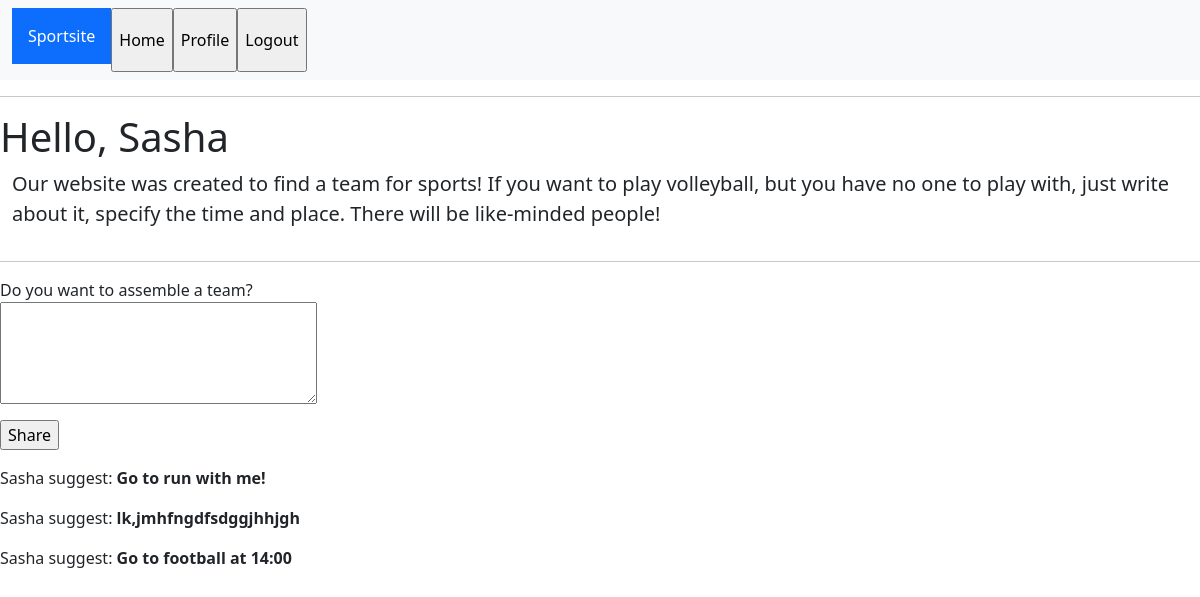
The page /general (signed in) on the database its author committed.
### app/models.py (models this page shows, shortened)
class User(UserMixin, db.Model):
    id = db.Column(db.Integer, primary_key=True)
    username = db.Column(db.String(64), index=True, unique=True)
    email = db.Column(db.String(120), index=True, unique=True)
    password_hash = db.Column(db.String(128))
    events = db.relationship('Events', backref='sport', lazy='dynamic')
    about_me = db.Column(db.String(140))
    last_seen = db.Column(db.DateTime, default=datetime.utcnow())
    followed = db.relationship(
        'User', secondary=followers,
        primaryjoin=(followers.c.follower_id == id),
        secondaryjoin=(followers.c.followed_id == id),
        backref=db.backref('followers', lazy='dynamic'), lazy='dynamic')

class Events(db.Model):
    id = db.Column(db.Integer, primary_key=True)
    author = db.relationship('User')
    body = db.Column(db.String(140))
    timestamp = db.Column(db.DateTime, index=True, default=datetime.utcnow)
    user_id = db.Column(db.Integer, db.ForeignKey('user.id'))

### app/routes.py (the view)
@app.route('/', methods=['GET', 'POST'])
@app.route('/general', methods=['GET', 'POST'])
def general():
    events = Events.query.order_by(Events.timestamp).all()[-3:]
    form = EventsForm()
    if form.validate_on_submit():
        event = Events(body=form.event.data, user_id=current_user.id)
        db.session.add(event)
        db.session.commit()
        flash('You suggested an event!')
        return redirect(url_for('general'))
    if current_user.is_authenticated:
        user = User.query.filter_by(username=current_user.username).first_or_404()
        return render_template('general.html', title='Sport web-site', user=user, events=events, form=form)
    return render_template('general.html', title='Sport web-site')

### app/forms.py
class EventsForm(FlaskForm):
    event = TextAreaField('Do you want to assemble a team?', validators=[
        DataRequired(), Length(min=1, max=140)])
    submit = SubmitField('Share')

### app/models.py (called while the page is built)
@login.user_loader
def load_user(id):
    return User.query.get(int(id))

### app/routes.py (called while the page is built)
@app.before_request
def before_request():
    if current_user.is_authenticated:
        current_user.last_seen = datetime.utcnow()
        db.session.commit()

### app/templates/general.html (shortened to what this page needs)
{% extends "base.html" %}
{% block content %}
    {% if current_user.is_authenticated %}
    <h1>Hello, {{ user.username }}</h1>
    <div class="container-fluid">
        <div class="row jumbotron">
            <p class="lead">Our website was created to find a team for sports!
                If you want to play volleyball, but you have no one to play with,
                just write about it, specify the time and place.
                There will be like-minded people!</p>
        </div>
    </div>
    <hr>
    {% if form %}
    <form action="" method="post">
        <p>
            {{ form.event.label }}<br>
            {{ form.event(cols=32, rows=4) }}<br>
        </p>
        <p>{{ form.submit() }}</p>
    </form>
    {% endif %}
    {% for e in events %}
        <p>{{ e.author.username }} suggest: <b>{{ e.body }}</b></p>
    {% endfor %}
    {% endif %}
{% endblock %}

### rows shown on the page
User: username "Sasha"
Events: author.username "Sasha", body "Go to run with me!"
Events: author.username "Sasha", body "lk,jmhfngdfsdggjhhjgh"
Events: author.username "Sasha", body "Go to football at 14:00"
